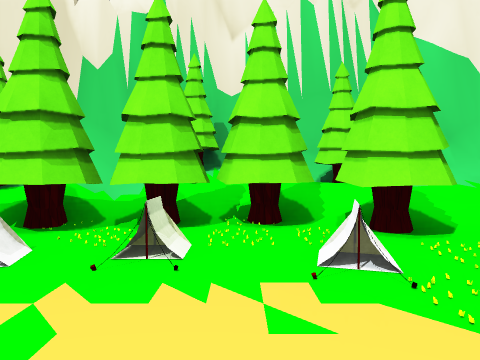
view 1 (above)

15 first-person views from a walk through a Unity game level. The camera is 1.4 m above the floor, tilts 2° down and sees 75° across. The floor is counted in squares, 2.46 m on a side. Each view is taken from the middle of a square. On the plan, view 1 faces up. The plan holds only what a view shows up to about 9 squares ahead; the rest is blank. The place goes on beyond the plan. The player character is not drawn. Some animated figures are not drawn. Some surface patterns are stand-ins.

view 2
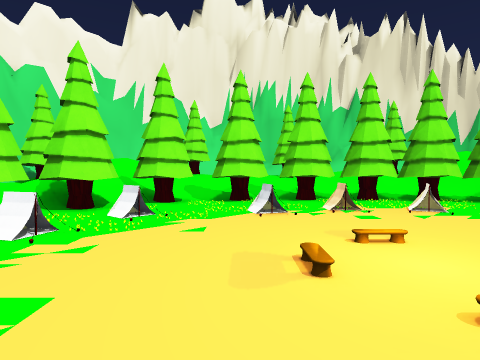

view 3
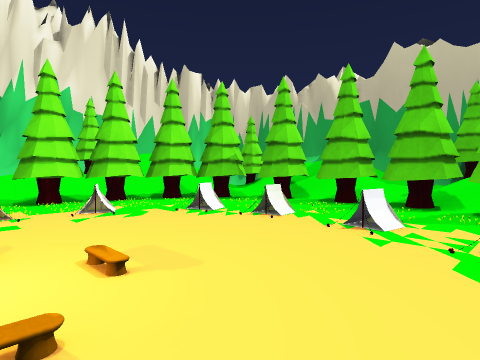

view 4
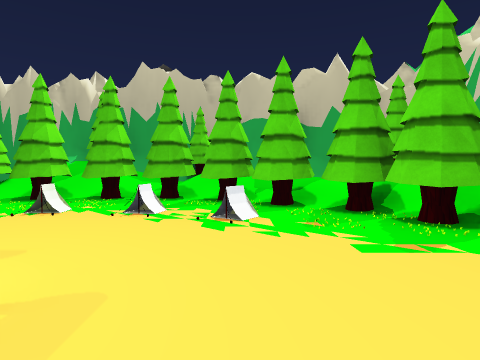

view 5
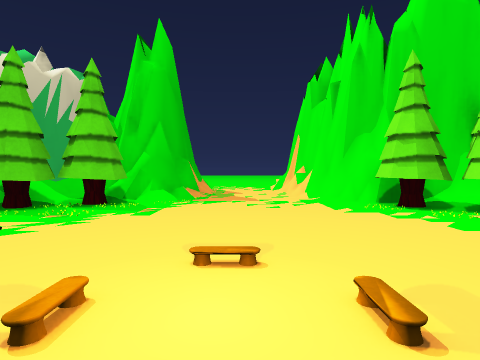

view 6
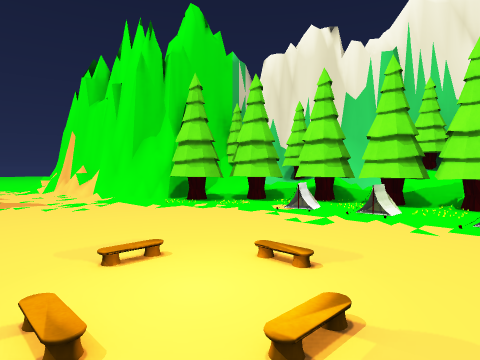

view 7
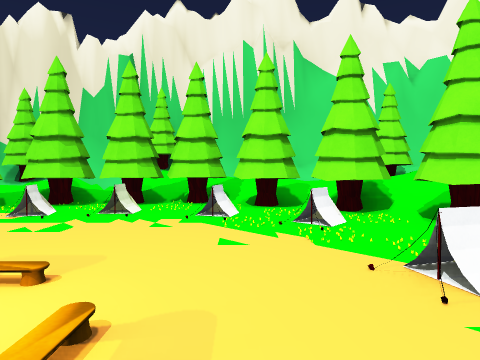

view 8
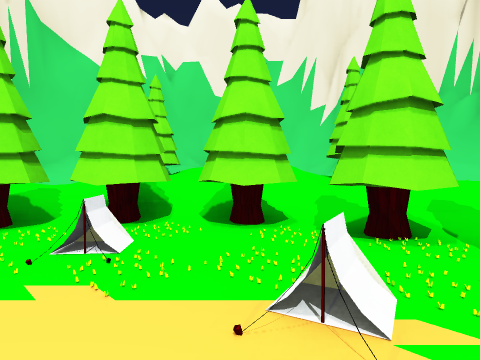

view 9
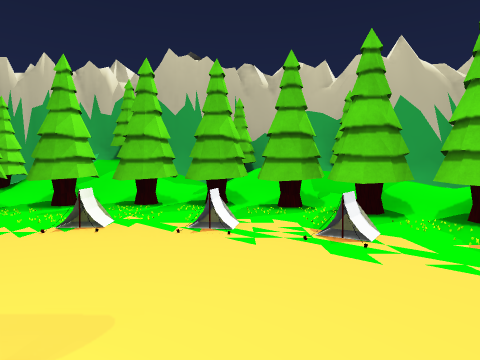

view 10
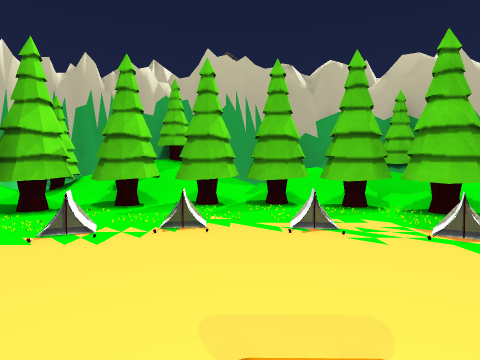

view 11
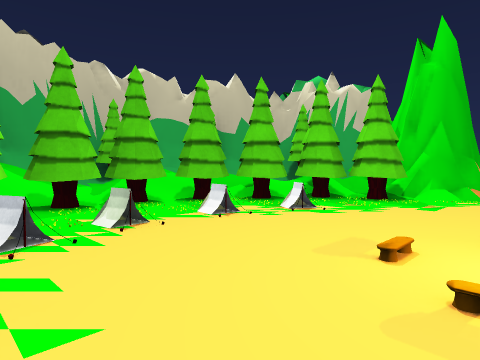

view 12
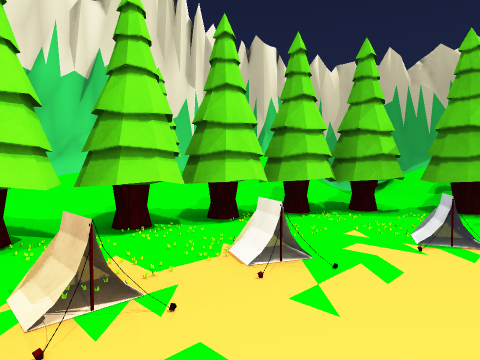

view 13
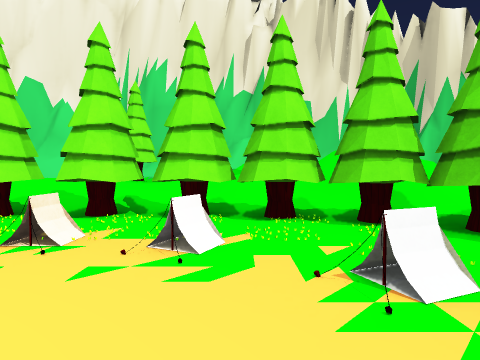

view 14
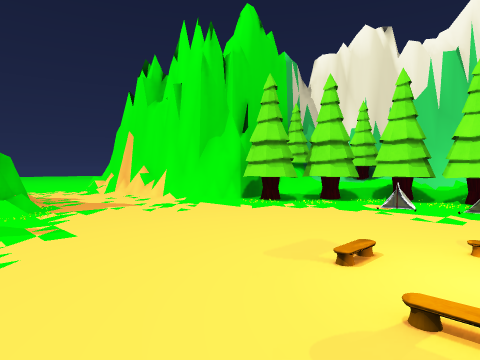

view 15
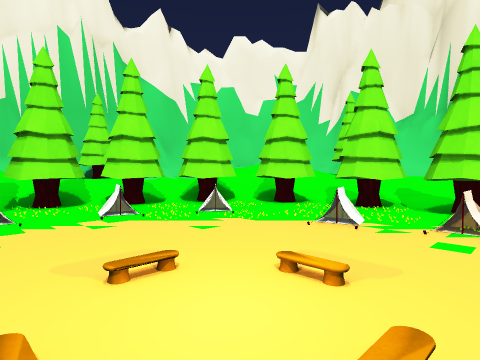

### Floor plan
Key: @ floor where view 1 was taken; # wall or solid block; . main floor; : floor 0.75 m higher than the main floor; + floor 1.5 m higher than the main floor; / step, stairs or slope; = window, fence, low wall or low ledge; O other object.
Columns run from 10 left of view 1 to 8 right of it. Each row starts with its distance up from view 1.
  5       ###O######
  4      ##OOOOOOOO##
  3      #OOOOOOOOO ##
  2      #OO=O.OOOO+ #
  1   ####O....OOOOOO##
  0 ./////....@.OOO::##
 -1 .............OOOO=#
 -2    /##O......OO  ##
 -3     ##OO....=OOOO##
 -4     ##OOO=.OO.OOO#
 -5     ##OOOOO.OOO=##
 -6      OOOOOOOOO ##
 -7      ##O OOO OO##
 -8       ###O######
 -9         #####

Positions as (right, up) in squares from view 1, and headings:
1: (0, 0), facing up
2: (-2, 0), facing right
3: (-2, -1), facing down-right
4: (-2, 0), facing down
5: (1, -1), facing left
6: (1, -2), facing up-left
7: (1, -2), facing up
8: (1, -1), facing up-right
9: (-1, -1), facing down
10: (0, -1), facing down
11: (2, -1), facing down-left
12: (1, -1), facing down-right
13: (0, -3), facing right
14: (0, -3), facing up-left
15: (-1, -2), facing up-right
